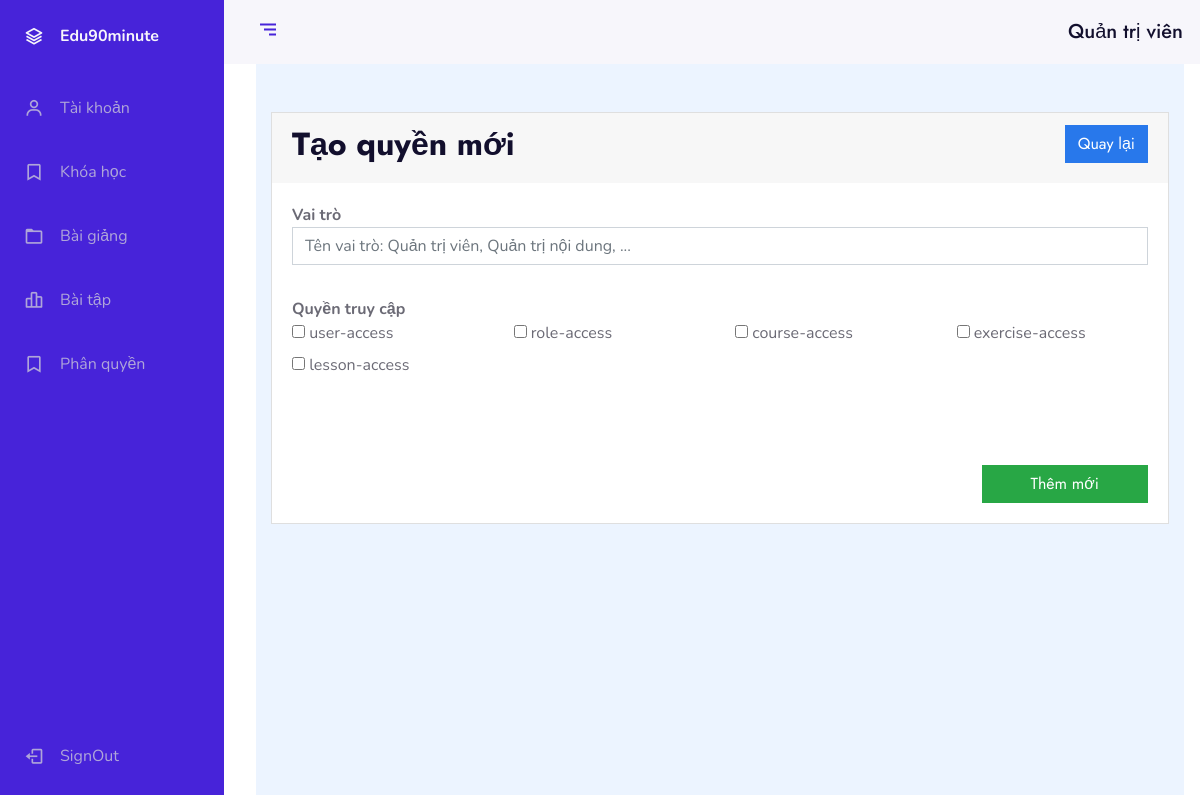
Page /?ctl=roles&act=create (signed in) on the committed database.
### tables this page shows
CREATE TABLE `permissions` (
  `id` int(11) NOT NULL,
  `name` varchar(255) NOT NULL
);

### Controllers/BaseController.php (called while the page is built, shortened)
<?php
class BaseController{
    protected function view($viewPath, array $data = []){
        include self::VIEWS_FOLDER_NAME . str_replace('.', '/', $viewPath) . '.php';
    }
}

### Controllers/Admin/AdminRolesController.php (called while the page is built, shortened)
<?php
    class AdminRolesController extends BaseController{
        protected $data = [];
        public function __construct(){
            $this->rolesModel = new RolesModel;
            $this->data["roles"] = $this->rolesModel->all("roles", ['*']);
            $this->data['role_has_permission'] = $this->rolesModel->all('role_has_permission', ['*']);
            $this->data['permissions'] = $this->rolesModel->all('permissions', ['*']);
        }
        public function create(){
            return $this->view('admin.roles.create', $this->data);
        }
    }

### Models/BaseModel.php (called while the page is built, shortened)
<?php
    class BaseModel extends Database
    {
        protected $connect;
        protected $table;
        protected $colums = ['*'];
        public function  __construct() {
            $this->connect = $this->connect();
        }
        public function all($table = '', $colums = [], $where = [], $start=0, $limit = null, $orderBy = []){
            if(!empty($colums)){
                $select = implode(',', $colums);
            }else $select = implode(',', $this->colums);
            $table = empty($table) ? $this->table : $table;
            $sql = "SELECT ${select} FROM $table";
            $sql = trim($sql ,'OR ');
            $query = $this->_query($sql);
            $data = [];
            while($row = mysqli_fetch_assoc($query)){
                $data[] = $row;
            }
            return $data;
        }
        protected function _query($sql){
            return mysqli_query($this->connect, $sql);
        }
        public function getPermissionName(){
            $data = [];
            $permissions = [];
            $sql = "SELECT rl.id, rl.name, p.name as permission FROM roles as rl
                    INNER JOIN role_has_permission as rp ON rl.id = rp.roleId
                    INNER JOIN permissions as p ON rp.permissionId = p.id
                    ";
            $query = $this->_query($sql);
            while($row = mysqli_fetch_assoc($query)){
                $data[] = $row;
            }
            if(isset($_SESSION['role'])){
                foreach($data as $value){
                    if($_SESSION['role'] == $value['id']){
                        $permissions[] = trim($value['permission']);
                    }
                }
            }
            return $permissions;
        }
    }

### Core/Database.php (called while the page is built, shortened)
<?php
    class Database
    {
        public function  connect(){
            $connect = mysqli_connect(self::DB_HOST, self::DB_USER, self::DB_PASSWORD, self::DB_NAME);
            mysqli_set_charset($connect, 'utf8');
            if(mysqli_connect_errno() === 0){
                return $connect;
            }
            return false;
        }
    }

### Views/admin/roles/create.php (the view, shortened to what this page needs)
<div class="container">
        <div class="card">
            <div class="card-header border-0">
                <div class="float-left">
                    <h2>Tạo quyền mới</h2>
                </div>
                <div class="float-right">
                    <a href="./?ctl=roles&page=<?php echo isset($_GET['page'])?$_GET['page']:1; ?>" class="btn btn-primary">Quay lại</a>
                </div>
            </div>
            <div class="card-body">
                <form action="./?ctl=roles&act=store" name="myForm" method="POST" enctype="multipart/form-data">
                    <div class="row mb-3">
                        <div class="col-xs-12 col-sm-12 col-md-12">
                            <div class="form-group">
                                <strong>Vai trò</strong>
                                <input type="text" name="name" class="form-control" placeholder="Tên vai trò: Quản trị viên, Quản trị nội dung, ...">
                            </div>
                        </div>
                    </div>
                    <div class="row mb-3">
                        <div class="col-xs-12 col-sm-12 col-md-12">
                            <div class="form-group">
                                <strong>Quyền truy cập</strong>
                                <div class="row">
                                <?php
                                    foreach($permissions as $permission){
                                ?>
                                    <div class="col-xs-12 col-sm-6 col-md-3">
                                        <label>
                                            <input type="checkbox" name="permission[]" value="<?php echo $permission['id']; ?>"> <?php echo $permission['name']; ?>
                                        </label>
                                    </div>
                                <?php
                                    }
                                ?>
                                </div>
                            </div>
                        </div>
                    </div>
                    <button class="btn btn-success px-5 mt-5 float-right" type="submit">Thêm mới</button>
                </form>
            </div>
        </div>
    </div>

### css/adminStyle.css (style rules this page uses)
:root { --header-height: 3rem; --nav-width: 68px; --first-color: #4723D9; --first-color-light: #AFA5D9; --white-color: #F7F6FB; --body-font: 'Nunito', sans-serif; --normal-font-size: 1rem; --z-fixed: 100 }
body { position: relative; margin: var(--header-height) 0 0 0; padding: 0 1rem; font-family: var(--body-font); font-size: var(--normal-font-size); transition: .5s }
a { text-decoration: none }
.body-pd { padding-left: calc(var(--nav-width) + 1rem) }
@media screen and (min-width: 768px) { body { margin: calc(var(--header-height) + 1rem) 0 0 0; padding-left: calc(var(--nav-width) + 2rem) } }
@media screen and (min-width: 768px) { .body-pd { padding-left: calc(var(--nav-width) + 188px) } }

### rows in the picture
permissions: name "user-access"
permissions: name "role-access"
permissions: name "course-access"
permissions: name "exercise-access"
permissions: name "lesson-access"

### other values in the picture
$_SESSION['name'] "Quản trị viên"
